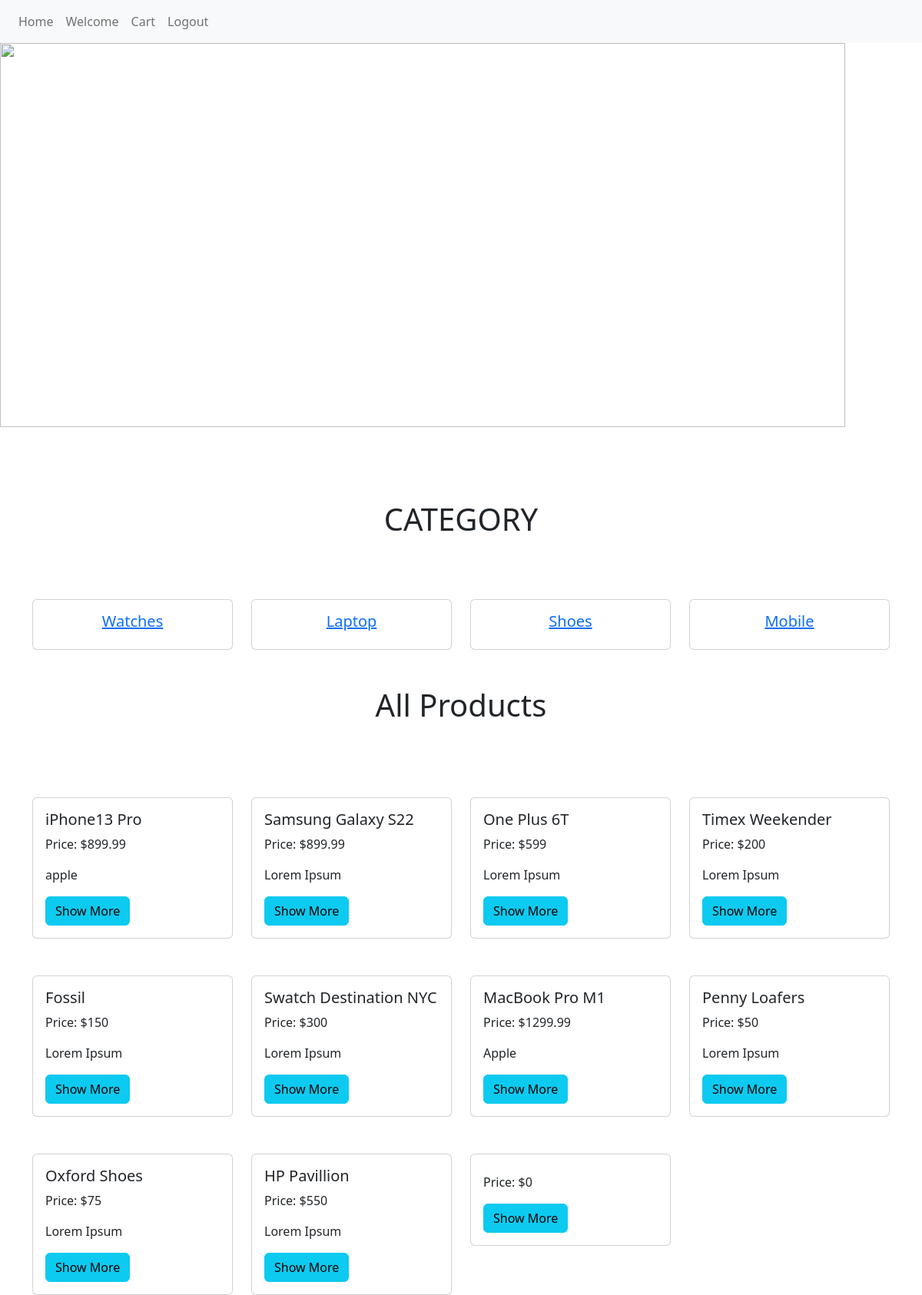
Screenshot of /main.php with the database file from the repository.
### tables this page shows
CREATE TABLE `categories` (
  `id` int(200) NOT NULL,
  `category` varchar(255) NOT NULL,
  `Description` varchar(255) NOT NULL
);

CREATE TABLE `product` (
  `id` int(200) NOT NULL,
  `categories_id` int(11) NOT NULL,
  `name` varchar(255) NOT NULL,
  `price` float NOT NULL,
  `quantity` int(11) NOT NULL,
  `description` varchar(200) NOT NULL,
  `image` varchar(255) NOT NULL
);

### main.php (the view, shortened to what this page needs)
<!DOCTYPE html>
<html>
<head>
	<link rel="stylesheet" href="https://cdn.jsdelivr.net/npm/bootstrap@5.2.0/dist/css/bootstrap.min.css">
  <link rel="stylesheet"  href="css/cart.css">
</head>
<nav class="navbar navbar-expand-lg navbar-light bg-light">
  <div class="collapse navbar-collapse" id="navbarNav">
    <ul class="navbar-nav ml-auto">
    <li class="nav-item ml-auto">
        <a class="nav-link" href="main.php">Home</a>
      </li>
            <li class="nav-item active">
        <a class="nav-link" href=""><?php echo " Welcome " . $_SESSION['user']; ?> </a>
      </li>
      <li class="nav-item ml-auto">
        <a class="nav-link" href="mycart.php">Cart</a>
      </li>
      <li class="nav-item ml-auto">
        <a class="nav-link" href="logout.php">Logout</a>
      </li>
    </ul>
  </div>
</nav>
<body>
	<section>
<div id="demo" class="carousel slide" data-ride="carousel">
  <div class="carousel-inner">
    <div class="carousel-item active">
      <img src="https://cdn.grabon.in/gograbon/images/web-images/uploads/1618566530277/promo-code-for-watches.jpg" width="1100" height="500">
    </div>
  </div>
  <a class="carousel-control-prev" href="#demo" data-slide="prev">
    <span class="carousel-control-prev-icon"></span>
  </a>
  <a class="carousel-control-next" href="#demo" data-slide="next">
    <span class="carousel-control-next-icon"></span>
  </a>
</div>
	<br>
  <br>
  <section>
  <div class="py-5">
    <div class="container">
      <div class="row">
        <div class="col-md-12">
          <h1 class="text-center">CATEGORY</h1>
          <br>
          <div class="row">
            <?php
              require_once('dbconnect.php');
              $sql = "SELECT  id,category FROM categories ";
            $result =mysqli_query($conn,$sql);
            if(mysqli_num_rows($result) > 0){
              while($row = mysqli_fetch_array($result)){
             ?>
              <div class="col-lg-3 mt-5">
                <a href = "product.php?id=<?php echo $row['id']?>" class="text-center">
            <div class="card" >
          <div class="card-body">
            <h5 class="card-title"><?php echo $row['category'] ?></h5>
          </div>
        </div>
         </a>
      </div>
    <?php }
  }
  ?>
    </div>
  </div>
</section>
	<section>
    <div class="container">
    <h1 class="text-center">All Products</h1>
    <div class="row mt-5 ">
      <?php
        require_once('dbconnect.php');
        $sql = "SELECT  id,name,price,description,image FROM product ";
        $result =mysqli_query($conn,$sql);
        if(mysqli_num_rows($result) > 0){
              while($row = mysqli_fetch_array($result)){
      ?>
      <div class="col-lg-3 mt-5">
            <div class="card" >
          <div class="card-body">
            <h5 class="card-title"><?php echo $row['name'] ?></h5>
            <p class="card-text">Price: $<?php echo $row['price'] ?></p>
            <p class="card-text"><?php echo $row['description'] ?></p>
            <form action="detail.php?id=<?php echo $row['id']   ?>" method="post">
            <button type="submit" name="Add" class="btn btn-info">Show More</button>
          </form>
          </div>
        </div>
      </div>
      <?php
      }
      }
      ?>
  </section>
</body>
</html>

### rows the page displays
categories: category "Watches"
categories: category "Laptop"
categories: category "Shoes"
categories: category "Mobile"
product: name "iPhone13 Pro", price "899.99", description "apple"
product: name "Samsung Galaxy S22", price "899.99", description "Lorem Ipsum"
product: name "One Plus 6T", price "599", description "Lorem Ipsum"
product: name "Timex Weekender", price "200", description "Lorem Ipsum"
product: name "Fossil", price "150", description "Lorem Ipsum"
product: name "Swatch Destination NYC", price "300", description "Lorem Ipsum"
product: name "MacBook Pro M1", price "1299.99", description "Apple"
product: name "Penny Loafers", price "50", description "Lorem Ipsum"
product: name "Oxford Shoes", price "75", description "Lorem Ipsum"
product: name "HP Pavillion", price "550", description "Lorem Ipsum"
product: price "0"
